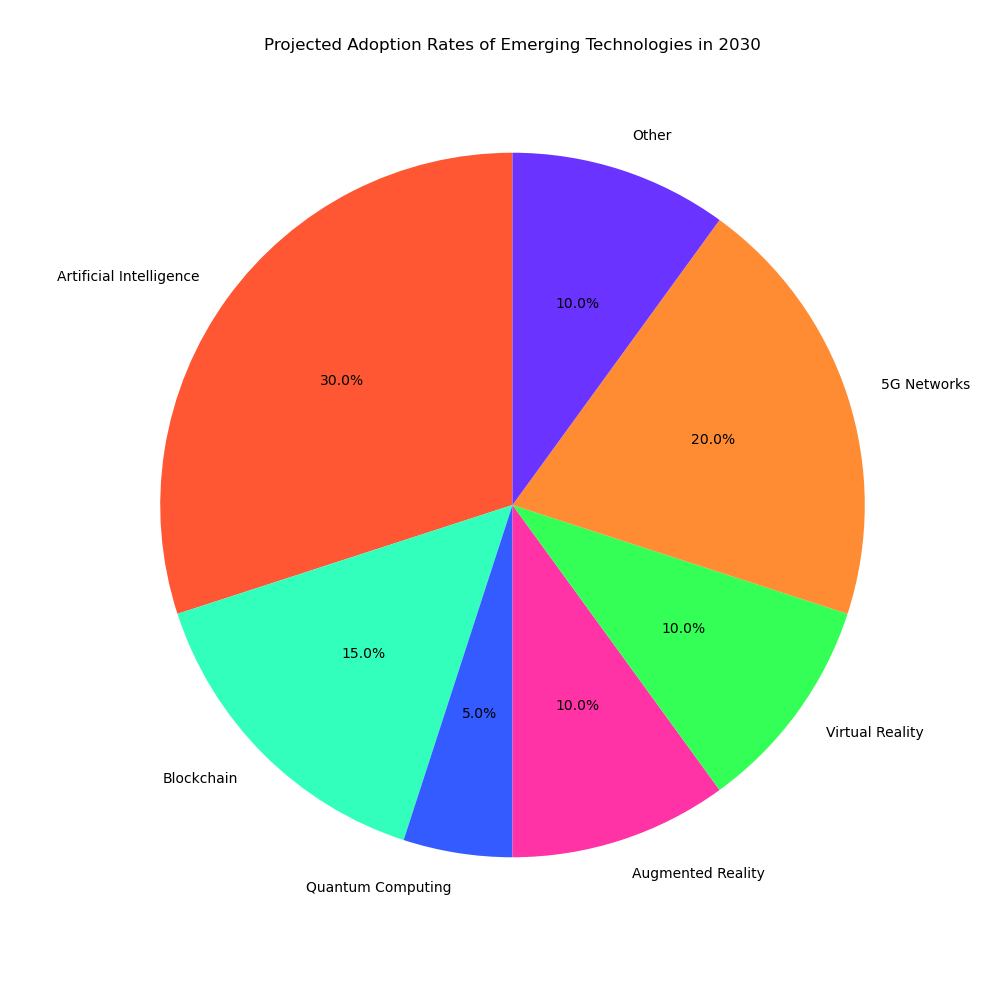

Write Python code to recreate this figure.

import matplotlib.pyplot as plt

# Data for the chart
technologies = ['Artificial Intelligence', 'Blockchain', 'Quantum Computing', 'Augmented Reality', 'Virtual Reality', '5G Networks', 'Other']
adoption_rates = [30, 15, 5, 10, 10, 20, 10]
colors = ['#FF5733', '#33FFBD', '#335BFF', '#FF33A6', '#33FF57', '#FF8C33', '#6A33FF']

# Create a pie chart
plt.figure(figsize=(10, 10)) # Set the width and height of the chart
plt.pie(adoption_rates, labels=technologies, autopct='%1.1f%%', colors=colors, startangle=90)

plt.title('Projected Adoption Rates of Emerging Technologies in 2030', y=1.08) # Change the headline to match the topic
plt.axis('equal') # Equal aspect ratio ensures that pie is drawn as a circle.

# Display the chart
plt.show()
